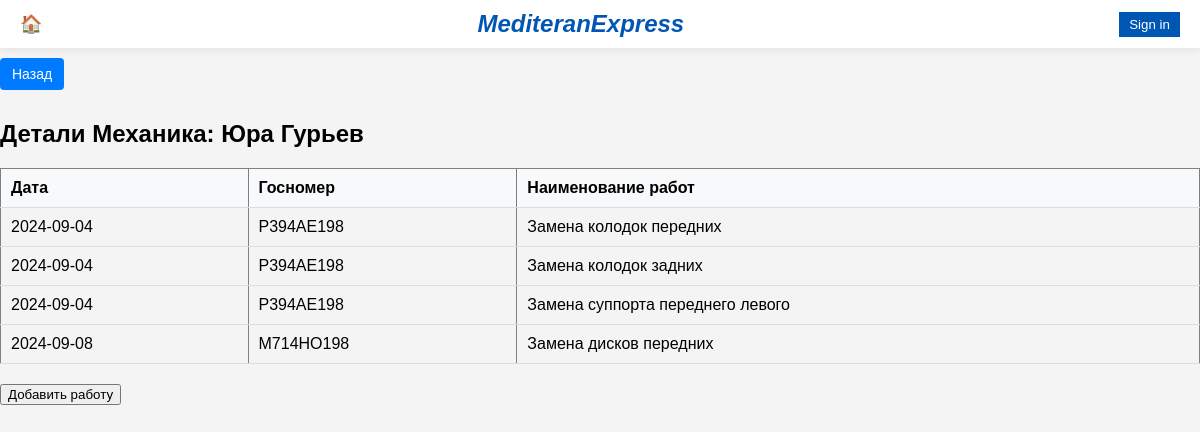
The page /mechanic/1/ on the database its author committed.
### main/models.py (models this page shows, shortened)
class Mechanic(models.Model):
    first_name = models.CharField(max_length=100)
    last_name = models.CharField(max_length=100)

### main/views.py (the view)
# urls.py: path('mechanic/<int:pk>/', views.mechanic_detail, name='mechanic_detail'),
def mechanic_detail(request, pk):
    mechanic = get_object_or_404(Mechanic, pk=pk)
    table_name = f"{mechanic.first_name}_{mechanic.last_name}_{mechanic.id}".replace(' ', '_')
    try:
        with connection.cursor() as cursor:
            cursor.execute(f"SELECT name FROM sqlite_master WHERE type='table' AND name='{table_name}'")
            table_exists = cursor.fetchone()
            if table_exists:
                cursor.execute(f"SELECT date, state_number, work_name FROM {table_name}")
                rows = cursor.fetchall()  # Получение всех строк из таблицы
            else:
                rows = []  # Если таблицы нет, создаем пустой список
    except Exception as e:
        print(f"Ошибка при извлечении данных: {e}")
        rows = []  # На случай ошибки при выполнении SQL-запроса
    return render(request, 'main/mechanic_detail.html', {'mechanic': mechanic, 'rows': rows})

### main/templates/main/mechanic_detail.html (shortened to what this page needs)
{% extends 'main/base.html' %}
{% block content %}
</head>
<a href="{% url 'mechanics_list' %}" class="back-button">Назад</a>
<h2>Детали Механика: {{ mechanic.first_name }} {{ mechanic.last_name }}</h2>
<table border="1">
    <thead>
        <tr>
            <th>Дата</th>
            <th>Госномер</th>
            <th>Наименование работ</th>
        </tr>
    </thead>
    <tbody>
        {% if rows %}
            {% for row in rows %}
            <tr>
                <td>{{ row.0|date:"Y-m-d" }}</td>
                <td>{{ row.1 }}</td>
                <td>{{ row.2 }}</td>
            </tr>
            {% endfor %}
        {% else %}
        <tr>
            <td colspan="3">Нет данных</td>
        </tr>
        {% endif %}
    </tbody>
</table>
<button id="openAddWorkPopupButton">Добавить работу</button>
{% endblock %}

### static/css/styles.css (style rules this page uses)
body { font-family: Arial, sans-serif; background-color: #f4f4f9; }

### main/templates/main/base.html (style rules this page uses)
body { font-family: Arial, sans-serif; margin: 0; padding: 0; background-color: #f4f4f4; }

### main/templates/main/mechanic_detail.html (style rules this page uses)
table { width: 100%; border-collapse: collapse; margin: 20px 0; }
th, td { padding: 10px; border-bottom: 1px solid #ddd; text-align: left; }
th { background-color: #f8f9fa; }
.back-button { display: inline-block; padding: 8px 12px; margin: 10px 0; font-size: 14px; color: white; background-color: #007bff; border: none; border-radius: 4px; text-decoration: none; cursor: pointer; }

### rows shown on the page
Mechanic: first_name "Юра", last_name "Гурьев"
Юра_Гурьев_1: date "2024-09-08", state_number "M714HO198", work_name "Замена дисков передних"

### other values the page prints
{{ row.0|date:"Y-m-d" }} "2024-09-04" "2024-09-04" "2024-09-04"
{{ row.1 }} "P394AE198" "P394AE198" "P394AE198"
{{ row.2 }} "Замена колодок передних" "Замена колодок задних" "Замена суппорта переднего левого"
